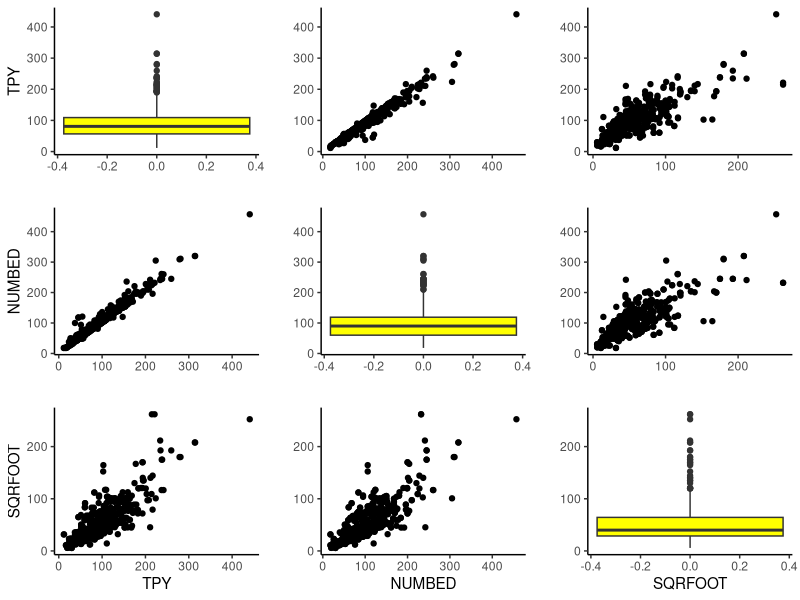
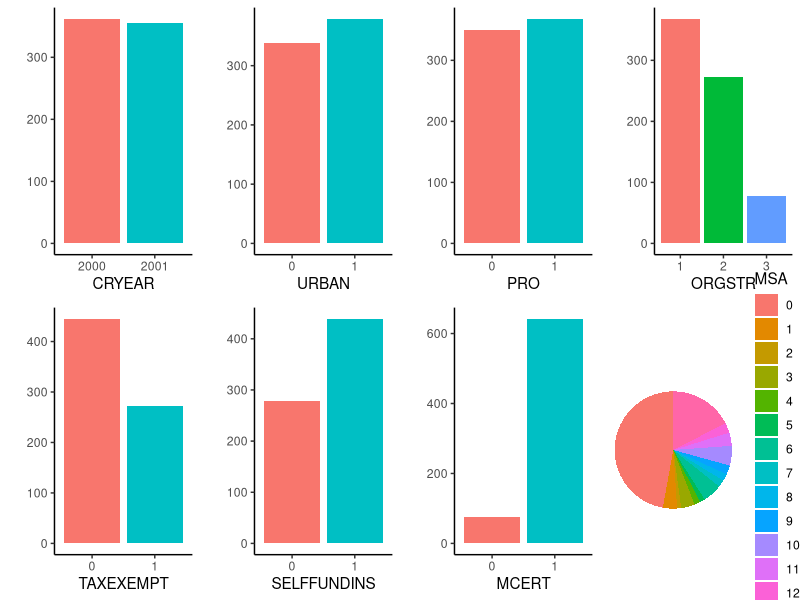
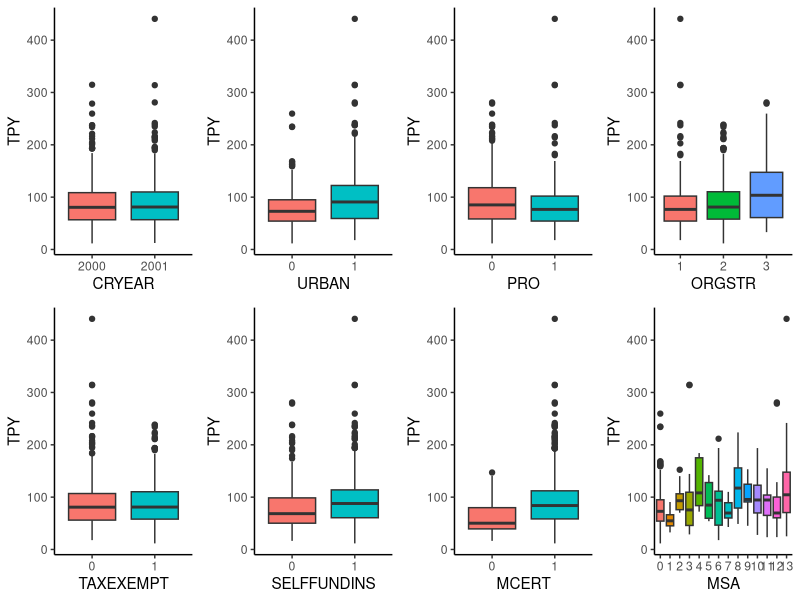

These figures' R source, in order:

# -------
## CACCA
# -------


## ANALISI DESCRITTIVA DEI DATI
# Vediamo come si distribuisce ciascuna variabile e poi quali sono le relazioni delle variabili
# con la variabile risposta


# Creazione del dataset da WiscNursingHome

Data <- read.csv("WiscNursingHome.csv", header = TRUE)


# Fattorizzazione delle variabili categoriali

Data$CRYEAR <- factor(Data$CRYEAR)
Data$URBAN <- factor(Data$URBAN)
Data$PRO <- factor(Data$PRO)
Data$TAXEXEMPT <- factor(Data$TAXEXEMPT)
Data$SELFFUNDINS <- factor(Data$SELFFUNDINS)
Data$MCERT <- factor(Data$MCERT)
Data$ORGSTR <- factor(Data$ORGSTR)
Data$MSA <- factor(Data$MSA)


# Richiamo delle librerie

library(ggplot2)
library(cowplot)
library(dplyr)


# Creazione dei grafici (orribili)
# Parto con le variabili quantitative

p1 <- ggplot(data = Data, aes(y = TPY)) +
  geom_boxplot(fill = "yellow") +
  theme_classic() +
  xlab("") +
  ylab("TPY")

p2 <- ggplot(data = Data, aes(y = NUMBED)) +
  geom_boxplot(fill = "yellow") +
  theme_classic() +
  xlab("") +
  ylab("")

p3 <- ggplot(data = na.omit(Data), aes(y = SQRFOOT)) +
  geom_boxplot(fill = "yellow") +
  theme_classic() +
  xlab("SQRFOOT") +
  ylab("")

p1.2 <- ggplot(data = Data, aes(x = NUMBED, y = TPY)) +
  geom_point() +
  theme_classic() +
  xlab("") +
  ylab("")

p1.3 <- ggplot(data = na.omit(Data), aes(x = SQRFOOT, y = TPY)) +
  geom_point() +
  theme_classic() +
  xlab("") +
  ylab("")

p2.3 <- ggplot(data = na.omit(Data), aes(x = SQRFOOT, y = NUMBED)) +
  geom_point() +
  theme_classic() +
  xlab("") +
  ylab("")

p2.1 <- ggplot(data = Data, aes(x = TPY, y = NUMBED)) +
  geom_point() +
  theme_classic() +
  xlab("") +
  ylab("NUMBED")

p3.1 <- ggplot(data = na.omit(Data), aes(x = TPY, y = SQRFOOT)) +
  geom_point() +
  theme_classic()  +
  xlab("TPY") +
  ylab("SQRFOOT")

p3.2 <- ggplot(data = na.omit(Data), aes(x = NUMBED, y = SQRFOOT)) +
  geom_point() +
  theme_classic() +
  xlab("NUMBED") +
  ylab("")


# Metto nella griglia tutti i grafici brutti

plot_grid(p1, p1.2, p1.3,  
          p2.1, p2, p2.3,
          p3.1, p3.2, p3,
          nrow = 3, ncol = 3)

# Queste sono le relazioni tra le varie variabili

# Stampo le correlazioni

cor(Data$TPY, Data$NUMBED)
cor(na.omit(Data)$TPY, na.omit(Data)$SQRFOOT)
cor(na.omit(Data)$NUMBED, na.omit(Data)$SQRFOOT)

# Correlazione molto alta tra tutte e 3 le variabili
# In ottica di analisi di regressione occhio a multicollinearit?
# (non so se si dice cos? forse me lo sono inventato)


# Variabili qualitative

p4 <- ggplot(data = Data, aes(x = CRYEAR, fill = CRYEAR)) +
  geom_bar() +
  theme_classic() +
  theme(legend.position = "none") +
  ylab("")

p5 <- ggplot(data = Data, aes(x = MSA, fill = MSA)) +
  geom_bar() +
  theme_classic() +
  theme(legend.position = "none") +
  ylab("")

p6 <- ggplot(data = Data, aes(x = URBAN, fill = URBAN)) +
  geom_bar() +
  theme_classic() +
  theme(legend.position = "none") +
  ylab("")

p7 <- ggplot(data = Data, aes(x = PRO, fill = PRO)) +
  geom_bar() +
  theme_classic() +
  theme(legend.position = "none") +
  ylab("")

p8 <- ggplot(data = Data, aes(x = TAXEXEMPT, fill = TAXEXEMPT)) +
  geom_bar() +
  theme_classic() +
  theme(legend.position = "none") +
  ylab("")

p9 <- ggplot(data = Data, aes(x = SELFFUNDINS, fill = SELFFUNDINS)) +
  geom_bar() +
  theme_classic() +
  theme(legend.position = "none") +
  ylab("")

p10 <- ggplot(data = Data, aes(x = MCERT, fill = MCERT)) +
  geom_bar() +
  theme_classic() +
  theme(legend.position = "none") +
  ylab("")

p11 <- ggplot(data = Data, aes(x = ORGSTR, fill = ORGSTR)) +
  geom_bar() +
  theme_classic() +
  theme(legend.position = "none") +
  ylab("")

# Grafico a torta gnam

ppie <- ggplot(Data, aes(x="", y="", fill=MSA)) +
  geom_bar(stat="identity", width=1) +
  coord_polar("y", start=0) +
  theme_void()


# Metto nella griglia tutti i grafici brutti

plot_grid(p4,p6,p7,p11,
          p8,p9,p10,ppie,
          nrow = 2)

# NB per non vedere sminchiata la legenda bisogna mettere il grafico a schermo intero
# ancora da capire come sistemare questo problema

# Vediamo le distribuzioni condizionate della variabile risposta

c4 <- ggplot(data = Data, aes(x = CRYEAR, y = TPY, fill = CRYEAR)) +
  geom_boxplot() +
  theme_classic() +
  theme(legend.position = "")

c5 <- ggplot(data = Data, aes(x = URBAN, y = TPY, fill = URBAN)) +
  geom_boxplot() +
  theme_classic() +
  theme(legend.position = "")

c6 <- ggplot(data = Data, aes(x = PRO, y = TPY, fill = PRO)) +
  geom_boxplot() +
  theme_classic() +
  theme(legend.position = "")

c7 <- ggplot(data = Data, aes(x = ORGSTR, y = TPY, fill = ORGSTR)) +
  geom_boxplot() +
  theme_classic() +
  theme(legend.position = "")

c8 <- ggplot(data = Data, aes(x = TAXEXEMPT, y = TPY, fill = TAXEXEMPT)) +
  geom_boxplot() +
  theme_classic() +
  theme(legend.position = "")

c9 <- ggplot(data = Data, aes(x = SELFFUNDINS, y = TPY, fill = SELFFUNDINS)) +
  geom_boxplot() +
  theme_classic() +
  theme(legend.position = "")

c10 <- ggplot(data = Data, aes(x = MCERT, y = TPY, fill = MCERT)) +
  geom_boxplot() +
  theme_classic() +
  theme(legend.position = "")

c11 <- ggplot(data = Data, aes(x = MSA, y = TPY, fill = MSA)) +
  geom_boxplot() +
  theme_classic() +
  theme(legend.position = "")

plot_grid(c4, c5, c6, c7,
          c8, c9, c10, c11,
          nrow = 2)

# Come sempre il grafico di MSA ? strano perch? ha troppe determinazioni


## REGRESSIONI LINEARI PER LA STIMA DI TPY
# Proviamo prima le regressioni semplici con NUMBED e SQRFOOT
# Bisogna probabilmente scegliere una sola delle due variabili perch? sono troppo correlate
# Poi proviamo ad aggiungere tutte le variabili qualitative e vediamo come incidono
# Modello ideale: 1 quantitativa + 1/2 qualitative (non ? detto per forza)


## INFERENZA SUI RISULTATI
# Boh ho aggiunto questa sezione perch? pu? essere simpatico e farci prendere qualche voto in pi?
# Penso che sia sufficiente cercare su internet quali sono i test di ipotesi migliori
# in base al modello di regressione che ci uscir?


## CLUSTERING
# Pu? essere figo provare a fare qualcosa, ma devo ancora recuperarmi la teoria quindi non so
